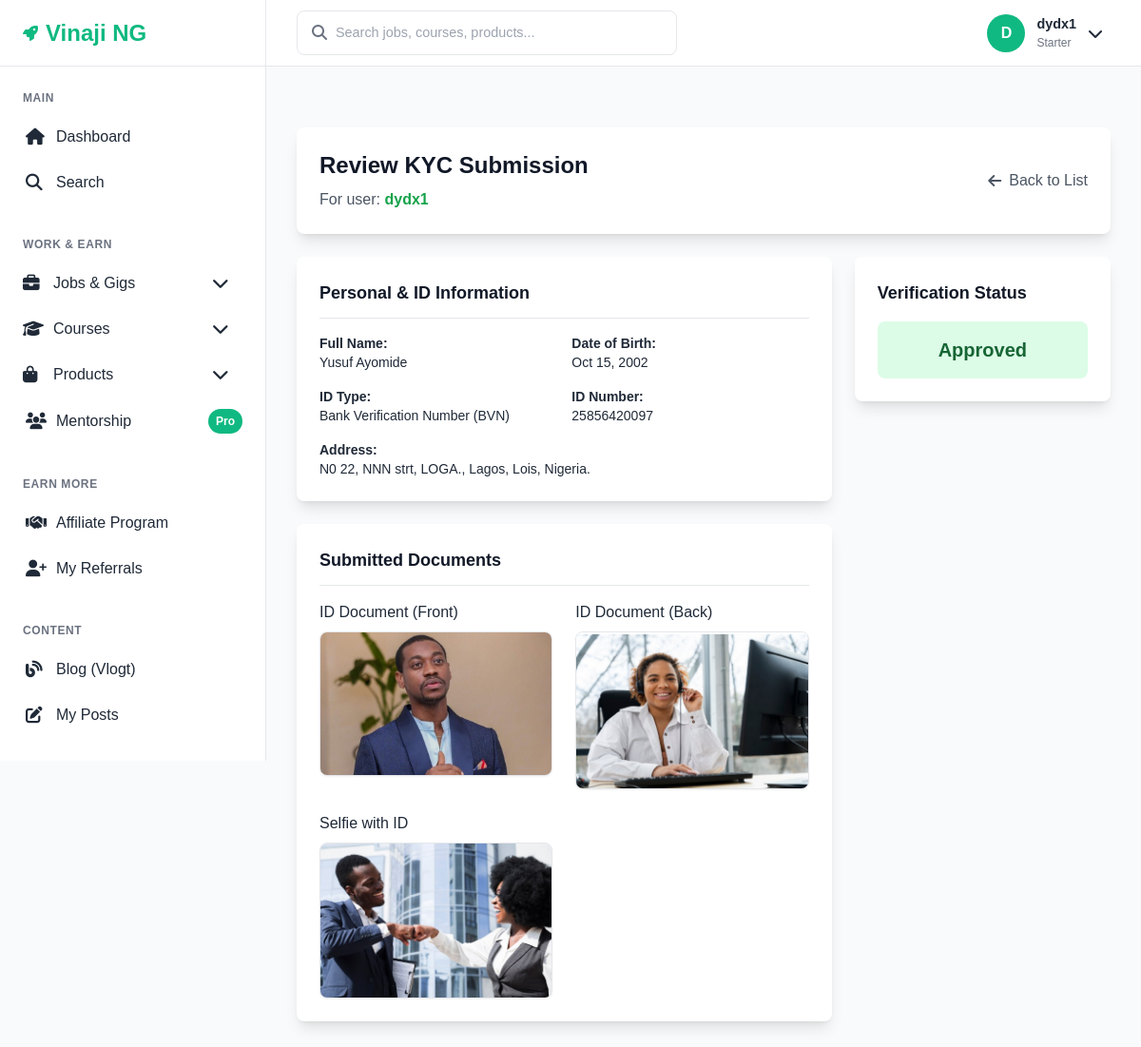
Page /site-admin/kyc/1/ (signed in) on the committed database.
### accounts/models.py (models this page shows, shortened)
class User(AbstractUser):
    SUBSCRIPTION_CHOICES = [
        ('starter', 'Starter'),
        ('pro', 'Pro'),
        ('mentorship', 'Mentorship'),
    ]
    subscription_level = models.CharField(
        max_length=20,
        choices=SUBSCRIPTION_CHOICES,
        default='starter'
    )
    referral_code = models.CharField(max_length=20, unique=True, blank=True)
    is_verified = models.BooleanField(default=False)
    date_updated = models.DateTimeField(auto_now=True)
    groups = models.ManyToManyField(
        Group,
        related_name="custom_user_groups",  # use "+" if you don’t need reverse access
        blank=True
    )
    user_permissions = models.ManyToManyField(
        Permission,
        related_name="custom_user_permissions",  # use "+" if you don’t need reverse access
        blank=True
    )

class KYCVerification(models.Model):
    STATUS_CHOICES = [
        ('pending', 'Pending Review'),
        ('approved', 'Approved'),
        ('rejected', 'Rejected'),
        ('needs_revision', 'Needs Revision'),
    ]
    ID_TYPE_CHOICES = [
        ('bvn', 'Bank Verification Number (BVN)'),
        ('nin', 'National Identity Number (NIN)'),
        ('drivers_license', "Driver's License"),
        ('international_passport', 'International Passport'),
    ]
    user = models.OneToOneField(User, on_delete=models.CASCADE, related_name='kyc')
    status = models.CharField(max_length=20, choices=STATUS_CHOICES, default='pending')
    id_type = models.CharField(max_length=25, choices=ID_TYPE_CHOICES)
    id_number = models.CharField(max_length=50)
    legal_first_name = models.CharField(max_length=100)
    legal_last_name = models.CharField(max_length=100)
    date_of_birth = models.DateField()
    address = models.TextField()
    city = models.CharField(max_length=100)
    state = models.CharField(max_length=100)
    country = models.CharField(max_length=100, default='Nigeria')
    postal_code = models.CharField(max_length=20, blank=True)
    id_document_front = models.ImageField(upload_to='kyc_documents/')
    id_document_back = models.ImageField(upload_to='kyc_documents/', blank=True, null=True)
    selfie_with_id = models.ImageField(upload_to='kyc_documents/', blank=True, null=True)
    monnify_customer_reference = models.CharField(max_length=100, blank=True)
    rejection_reason = models.TextField(blank=True)
    submitted_at = models.DateTimeField(auto_now_add=True)
    reviewed_at = models.DateTimeField(null=True, blank=True)
    reviewed_by = models.ForeignKey(User, on_delete=models.SET_NULL, null=True, blank=True, related_name='reviewed_kycs')
    class Meta:
        verbose_name = 'KYC Verification'
        verbose_name_plural = 'KYC Verifications'

### site_core/views.py (the view, shortened to what this page needs)
# urls.py: path('kyc/<int:kyc_id>/', views.kyc_detail, name='kyc_detail'),
@staff_member_required
@transaction.atomic
def kyc_detail(request, kyc_id):
    kyc = get_object_or_404(KYCVerification, id=kyc_id)
    context = {
        'kyc': kyc
    }
    return render(request, 'admin_panel/kyc_detail.html', context)

### templates/admin_panel/kyc_detail.html (shortened to what this page needs)
{% extends 'base.html' %}
{% block content %}
<div class="max-w-4xl mx-auto space-y-6">
    <div class="bg-white rounded-lg shadow-lg p-6">
        <div class="flex justify-between items-center">
            <div>
                <h1 class="text-2xl font-bold text-gray-900">Review KYC Submission</h1>
                <p class="text-gray-600 mt-2">For user: <strong class="text-green-600">{{ kyc.user.username }}</strong></p>
            </div>
            <a href="{% url 'kyc_management' %}" class="text-gray-600 hover:text-gray-900 font-medium flex items-center space-x-2">
                <i class="fas fa-arrow-left"></i>
                <span>Back to List</span>
            </a>
        </div>
    </div>
    <div class="grid grid-cols-1 lg:grid-cols-3 gap-6">
        <div class="lg:col-span-2 space-y-6">
            <div class="bg-white rounded-lg shadow-lg p-6">
                <h2 class="text-lg font-semibold text-gray-900 mb-4 border-b pb-3">Personal & ID Information</h2>
                <div class="grid grid-cols-1 md:grid-cols-2 gap-4 text-sm">
                    <div><strong>Full Name:</strong><p>{{ kyc.legal_first_name }} {{ kyc.legal_last_name }}</p></div>
                    <div><strong>Date of Birth:</strong><p>{{ kyc.date_of_birth|date:"M d, Y" }}</p></div>
                    <div><strong>ID Type:</strong><p>{{ kyc.get_id_type_display }}</p></div>
                    <div><strong>ID Number:</strong><p>{{ kyc.id_number }}</p></div>
                    <div class="col-span-2"><strong>Address:</strong><p>{{ kyc.address }}, {{ kyc.city }}, {{ kyc.state }}, {{ kyc.country }}.</p></div>
                </div>
            </div>
            <div class="bg-white rounded-lg shadow-lg p-6">
                <h2 class="text-lg font-semibold text-gray-900 mb-4 border-b pb-3">Submitted Documents</h2>
                <div class="grid grid-cols-1 md:grid-cols-2 gap-6">
                    <div>
                        <h3 class="font-medium mb-2">ID Document (Front)</h3>
                        <a href="{{ kyc.id_document_front.url }}" target="_blank">
                            <img src="{{ kyc.id_document_front.url }}" alt="ID Front" class="rounded-lg border shadow-sm w-full">
                        </a>
                    </div>
                    {% if kyc.id_document_back %}
                    <div>
                        <h3 class="font-medium mb-2">ID Document (Back)</h3>
                        <a href="{{ kyc.id_document_back.url }}" target="_blank">
                            <img src="{{ kyc.id_document_back.url }}" alt="ID Back" class="rounded-lg border shadow-sm w-full">
                        </a>
                    </div>
                    {% endif %}
                    {% if kyc.selfie_with_id %}
                    <div>
                        <h3 class="font-medium mb-2">Selfie with ID</h3>
                        <a href="{{ kyc.selfie_with_id.url }}" target="_blank">
                            <img src="{{ kyc.selfie_with_id.url }}" alt="Selfie" class="rounded-lg border shadow-sm w-full">
                        </a>
                    </div>
                    {% endif %}
                </div>
            </div>
        </div>
        <div class="space-y-6">
            <div class="bg-white rounded-lg shadow-lg p-6">
                <h2 class="text-lg font-semibold text-gray-900 mb-4">Verification Status</h2>
                <div class="text-center p-4 rounded-lg
                    {% if kyc.status == 'approved' %}bg-green-100 text-green-800
                    {% elif kyc.status == 'rejected' %}bg-red-100 text-red-800
                    {% elif kyc.status == 'pending' %}bg-yellow-100 text-yellow-800
                    {% else %}bg-blue-100 text-blue-800{% endif %}">
                    <span class="font-bold text-xl">{{ kyc.get_status_display }}</span>
                </div>
            </div>
        </div>
    </div>
</div>
{% endblock %}

### templates/base.html (shortened to what this page needs)
{% load static %}
<!DOCTYPE html>
<html lang="en">
<head>
    <link href="{% static 'css/style.css' %}" rel="stylesheet">
    <script src="https://cdn.tailwindcss.com"></script>
    <link rel="stylesheet" href="https://cdnjs.cloudflare.com/ajax/libs/font-awesome/6.4.0/css/all.min.css">
</head>
<body>
    <aside class="sidebar" id="sidebar">
        <div class="sidebar-header">
            <a href="{% url 'dashboard' %}" class="logo">
                <i class="fas fa-rocket text-primary"></i>
                <span class="logo-text">Vinaji NG</span>
            </a>
        </div>
        <nav class="sidebar-nav">
            <div class="nav-section">
                <div class="nav-title">Main</div>
                <ul class="nav-links">
                    <li>
                        <a href="{% url 'dashboard' %}" class="nav-link {% if request.resolver_match.url_name == 'dashboard' %}active{% endif %}">
                            <i class="fas fa-home"></i>
                            Dashboard
                        </a>
                    </li>
                    <li>
                        <a href="{% url 'search_results' %}" class="nav-link">
                            <i class="fas fa-search"></i>
                            Search
                        </a>
                    </li>
                </ul>
            </div>
            <div class="nav-section">
                <div class="nav-title">Work & Earn</div>
                <ul class="nav-links">
                    <li class="dropdown">
                        <button class="nav-link dropdown-toggle" onclick="toggleDropdown(this)">
                            <i class="fas fa-briefcase"></i>
                            Jobs & Gigs
                            <i class="fas fa-chevron-down ml-auto text-sm"></i>
                        </button>
                    </li>
                    <li class="dropdown">
                        <button class="nav-link dropdown-toggle" onclick="toggleDropdown(this)">
                            <i class="fas fa-graduation-cap"></i>
                            Courses
                            <i class="fas fa-chevron-down ml-auto text-sm"></i>
                        </button>
                    </li>
                    <li class="dropdown">
                        <button class="nav-link dropdown-toggle" onclick="toggleDropdown(this)">
                            <i class="fas fa-shopping-bag"></i>
                            Products
                            <i class="fas fa-chevron-down ml-auto text-sm"></i>
                        </button>
                    </li>
                        <a href="{% url 'mentorship_list' %}" class="nav-link {% if 'mentorship' in request.resolver_match.url_name %}active{% endif %}">
                            <i class="fas fa-users"></i>
                            Mentorship
                            <span class="badge">Pro</span>
                        </a>
                </ul>
            </div>
            <div class="nav-section">
                <div class="nav-title">Earn More</div>
                <ul class="nav-links">
                    <li>
                        <a href="{% url 'affiliate_dashboard' %}" class="nav-link {% if 'affiliate' in request.resolver_match.url_name %}active{% endif %}">
                            <i class="fas fa-handshake"></i>
                            Affiliate Program
                        </a>
                    </li>
                    <li>
                        <a href="{% url 'referral_list' %}" class="nav-link {% if 'referral' in request.resolver_match.url_name %}active{% endif %}">
                            <i class="fas fa-user-plus"></i>
                            My Referrals
                        </a>
                    </li>
                </ul>
            </div>
            <div class="nav-section">
                <div class="nav-title">Content</div>
                <ul class="nav-links">
                    <li>
                        <a href="{% url 'blog_list' %}" class="nav-link {% if 'blog' in request.resolver_match.url_name %}active{% endif %}">
                            <i class="fas fa-blog"></i>
                            Blog (Vlogt)
                        </a>
                    </li>
                    <li>
                        <a href="{% url 'blog_manage' %}" class="nav-link {% if request.resolver_match.url_name == 'blog_manage' %}active{% endif %}">
                            <i class="fas fa-edit"></i>
                            My Posts
                        </a>
                    </li>
                </ul>
            </div>
        </nav>
    </aside>
    <header class="header">
        <div class="header-left">
            <div class="search-container">
                <i class="fas fa-search search-icon"></i>
                <form action="{% url 'search_results' %}" method="get">
                    <input type="text"
                           name="q"
                           class="search-input"
                           placeholder="Search jobs, courses, products..."
                           value="{{ request.GET.q }}">
                </form>
            </div>
        </div>
        <div class="header-right">
            {% if user.is_authenticated %}
                <div class="user-dropdown">
                    <button class="user-menu-btn" id="userMenuBtn">
                        <div class="user-avatar">
                            {{ user.username|first|upper }}
                        </div>
                        <div class="user-info">
                            <div class="user-name">{{ user.username }}</div>
                            <div class="user-role">{{ user.get_subscription_level_display }}</div>
                        </div>
                        <i class="fas fa-chevron-down"></i>
                    </button>
                </div>
            {% endif %}
        </div>
    </header>
    <main class="main-content">
        {% block content %}{% endblock %}
    </main>
</body>
</html>

### rows in the picture
User: username|first "D", username "dydx1", subscription_level "Starter"
KYCVerification: user.username "dydx1", legal_first_name "Yusuf", legal_last_name "Ayomide", date_of_birth "Oct 15, 2002", id_type "Bank Verification Number (BVN)", id_number "25856420097", address "N0 22, NNN strt, LOGA.", city "Lagos", state "Lois", country "Nigeria", id_document_front (picture), id_document_back (picture), selfie_with_id (picture), status "Approved"
